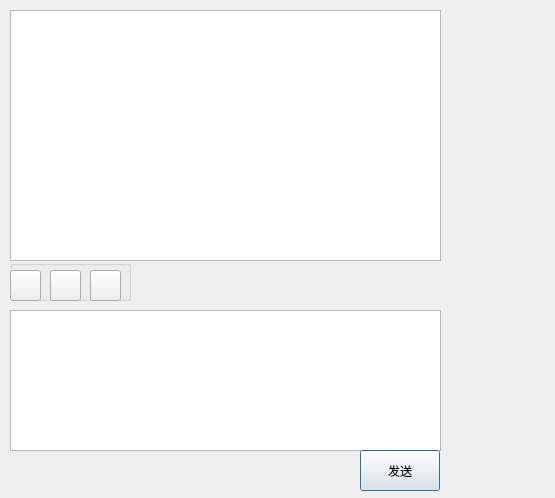
<?xml version="1.0" encoding="UTF-8"?>
<ui version="4.0">
 <class>Chat</class>
 <widget class="QDialog" name="Chat">
  <property name="geometry">
   <rect>
    <x>0</x>
    <y>0</y>
    <width>555</width>
    <height>498</height>
   </rect>
  </property>
  <property name="cursor">
   <cursorShape>UpArrowCursor</cursorShape>
  </property>
  <property name="windowTitle">
   <string>Dialog</string>
  </property>
  <property name="windowIcon">
   <iconset resource="resource.qrc">
    <normaloff>:/src/resource/images/logo_real.png</normaloff>:/src/resource/images/logo_real.png</iconset>
  </property>
  <widget class="QTextBrowser" name="tb_chat">
   <property name="geometry">
    <rect>
     <x>10</x>
     <y>10</y>
     <width>431</width>
     <height>251</height>
    </rect>
   </property>
  </widget>
  <widget class="QTextEdit" name="te_chat">
   <property name="geometry">
    <rect>
     <x>10</x>
     <y>310</y>
     <width>431</width>
     <height>141</height>
    </rect>
   </property>
  </widget>
  <widget class="QPushButton" name="pb_send">
   <property name="geometry">
    <rect>
     <x>360</x>
     <y>450</y>
     <width>80</width>
     <height>41</height>
    </rect>
   </property>
   <property name="text">
    <string>发送</string>
   </property>
  </widget>
  <widget class="QGroupBox" name="groupBox">
   <property name="geometry">
    <rect>
     <x>10</x>
     <y>260</y>
     <width>121</width>
     <height>41</height>
    </rect>
   </property>
   <property name="title">
    <string/>
   </property>
   <widget class="QPushButton" name="pb_tool1">
    <property name="geometry">
     <rect>
      <x>0</x>
      <y>10</y>
      <width>31</width>
      <height>31</height>
     </rect>
    </property>
    <property name="text">
     <string/>
    </property>
   </widget>
   <widget class="QPushButton" name="pb_tool2">
    <property name="geometry">
     <rect>
      <x>40</x>
      <y>10</y>
      <width>31</width>
      <height>31</height>
     </rect>
    </property>
    <property name="text">
     <string/>
    </property>
   </widget>
   <widget class="QPushButton" name="pb_tool3">
    <property name="geometry">
     <rect>
      <x>80</x>
      <y>10</y>
      <width>31</width>
      <height>31</height>
     </rect>
    </property>
    <property name="text">
     <string/>
    </property>
   </widget>
  </widget>
 </widget>
 <resources>
  <include location="resource.qrc"/>
 </resources>
 <connections/>
</ui>
